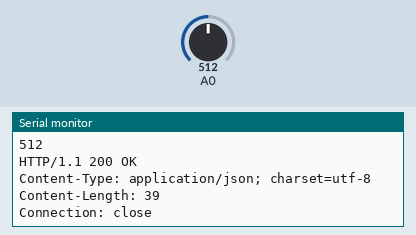
Recording of a sketch running on a simulated ESP8266 (NodeMCU). On the bench: the last lines printed to the serial monitor. The test bench sets the inputs (shaded band); at power-on: A0 = 512. WiFi joins after 1.5 s; servers stay silent unless stated; web services answer with replies made up by the test bench.

Above: at 2.7 s.
2.8 s: A0 set to 716
At 4.0 s:
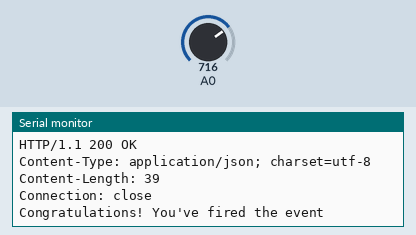
10.6 s: A0 set to 511
At 14.3 s:
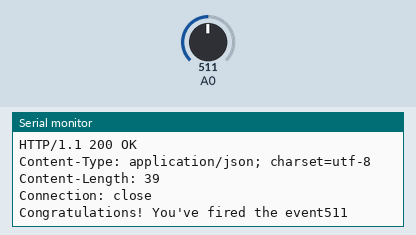
Timing chart, 0 to 15.8 s (numbered marks = the images above; inputs shaded):
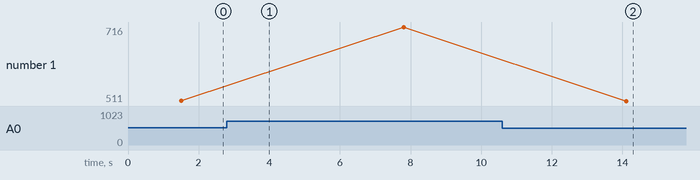

The sketch:

line_noti.ino
```cpp
#include <ESP8266WiFi.h>
const char* ssid = "33_wifi 2.4G";
const char* password = "0819630391";
int value1 = analogRead(A0); //sensorValue
//int value2 = digitalRead(D1);

void setup() {
    Serial.begin(9600);
    delay(10);
    // Connect to WiFi network
    Serial.println();
    Serial.println();
    Serial.print("Connecting to ");
    Serial.println(ssid);
    WiFi.begin(ssid, password);
    while (WiFi.status() != WL_CONNECTED)
    {
    delay(500);
    Serial.print(".");
    }
    Serial.println("");
    Serial.println("WiFi connected");
    // Print the IP address
    Serial.print("IP=");
    Serial.println(WiFi.localIP());
}
void loop() {
    value1 = analogRead(A0);
    //value2 = digitalRead(D1);
    if(value1 < 750){
      Serial.println(String(value1));
      Line_Notify(String(value1), "Your plant is fresh!");
     }else if (value1 > 750){
      Line_Notify(String(value1), "Your plant is thirsty!");
     }

    delay(5000);
}

const char* host = "maker.ifttt.com";
const char *privateKey = "dvIJUSH8hN2tIJxKxDq76K"; //แก้ เป็น key ของตัวเอง
const char *event = "plant"; // แก้เป็น event ของตัวเอง

void Line_Notify(String value1, String value2) {
    WiFiClientSecure client;
    client.setInsecure();
    const int httpPort = 443;
    if (!client.connect(host, httpPort)) {
      Serial.println("connection failed");
      return;
    }
    // We now create a URI for the request
    String url = "/trigger/";
    url += event;
    url += "/with/key/";
    url += privateKey;
    String message = "value1=" + String(value1)+ "&" +
                      "value2=" + String(value2);
    client.print(String("POST ") + url + " HTTP/1.1\r\n" +
    "Host: " + host + "\r\n" +
    "Content-Type: application/x-www-form-urlencoded\r\n" +
    "Content-Length: " + message.length() + "\r\n\r\n" +
    message + "\r\n");
    while (client.connected())
    {
      if (client.available())
      {
        String line = client.readStringUntil('\r');
        Serial.print(line);
      } else {
        delay(50);
      };
    }
}
```

Measured:
- after the input at 10.6 s, the serial monitor: prints a new line after 3.5 s (image 2)
- plotted number 1: 512 → 716 after the input at 2.8 s, 716 → 511 after the input at 10.6 s
